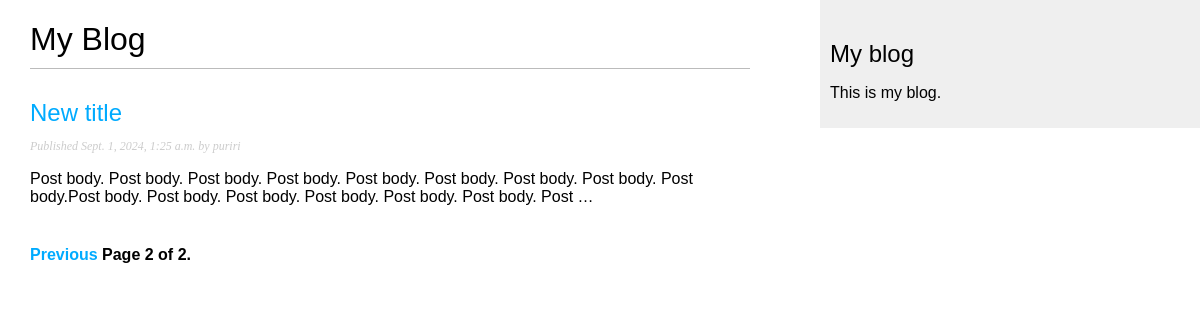
Screenshot of /blog/?page=2 with the database file from the repository.
### blog/models.py (models this page shows, shortened)
class Post(models.Model):
    class Status(models.TextChoices):
        DRAFT = 'DF', 'Draft'
        PUBLISHED = 'PB', 'Published'
    title = models.CharField(max_length=250)
    slug = models.SlugField(
        max_length=250,
        unique_for_date='publish'
        )
    author = models.ForeignKey(
        settings.AUTH_USER_MODEL,
        on_delete=models.CASCADE,
        related_name='blog_posts'
    )
    body = models.TextField()
    publish = models.DateTimeField(default=timezone.now)
    created = models.DateTimeField(auto_now_add=True)
    updated = models.DateTimeField(auto_now=True)
    status = models.CharField(
        max_length=2,
        choices=Status,
        default=Status.DRAFT
    )
    objects = models.Manager() # The default manager.
    published = PublishedManager() # Our custom manager.
    class Meta:
        ordering = ['-publish']
        indexes = [models.Index(fields=['-publish']),]
    def get_absolute_url(self):
        return reverse(
            'blog:post_detail',
            args=[
                self.publish.year,
                self.publish.month,
                self.publish.day,
                self.slug
            ]
        )

### blog/views.py (the view)
# urls.py: path('', views.post_list, name='post_list'),
def post_list(request):
    post_list = Post.published.all()
    paginator = Paginator(post_list, 3)
    page_number = request.GET.get('page', 1)
    try:
        posts = paginator.page(page_number)
    except PageNotAnInteger:
        posts = paginator.page(1)
    except EmptyPage:
        posts = paginator.page(paginator.num_pages)
    return render(
        request,
        'blog/post/list.html',
        {'posts': posts}
    )

### blog/models.py (called while the page is built)
    def get_queryset(self):
        return(
            super().get_queryset().filter(status=Post.Status.PUBLISHED)
            )

### blog/templates/blog/post/list.html (shortened to what this page needs)
{% extends "blog/base.html" %}
{% block content %}
  <h1>My Blog</h1>
  {% for post in posts %}
    <h2>
      <a href="{{ post.get_absolute_url }}">
        {{ post.title }}
      </a>
    </h2>
    <p class="date">
      Published {{ post.publish }} by {{ post.author }}
    </p>
    {{ post.body|truncatewords:30|linebreaks }}
  {% endfor %}
  {% include "pagination.html" with page=posts %}
{% endblock %}

### blog/static/css/blog.css (style rules this page uses)
body { margin:0; padding:0; font-family:helvetica, sans-serif; }
a { color:#00abff; text-decoration:none; }
h1 { font-weight:normal; border-bottom:1px solid #bbb; padding:0 0 10px 0; }
h2 { font-weight:normal; margin:30px 0 0; }
p.date { color:#ccc; font-family: georgia, serif; font-size: 12px; font-style: italic; }

### rows the page displays
Post: title "New title", publish "Sept. 1, 2024, 1:25 a.m.", author "puriri", body "Post body. Post body. Post body. Post body. Post body. Post body. Post body. Post body. Post body.Post body. Post body. Post body. Post body. Post body. Post body. Post …"

### other values shown
{{ page.number }} "2"
{{ page.paginator.num_pages }} "2"
